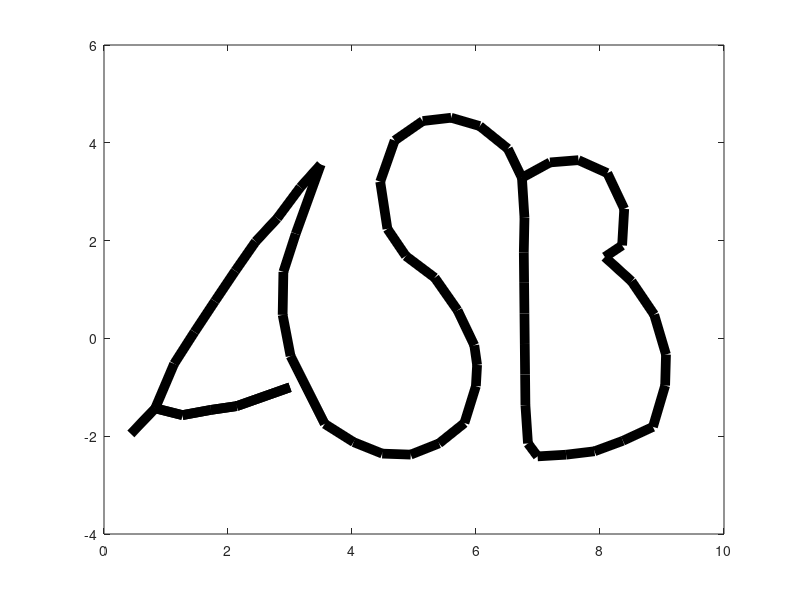

Write the MATLAB code that produced this figure.
%% script_4

%read in data
data = csvread('data/ASB.csv');
%plot data
plot(data(:,1), data(:,2), 'k-', 'LineWidth',7);

%% SOLUTION: Breakout 1

%read in data
%data = csvread('ASB.csv');
%plot data
%plot(data(:,1), data(:,2), 'k-', 'LineWidth',7); %switched axes

%% SOLUTION: Breakout 2

%read in data
%data = csvread('ASB.csv');
%plot data
%plot(data(:,1), data(:,2), 'r-', 'LineWidth',7); % change to red per reviewer comments
